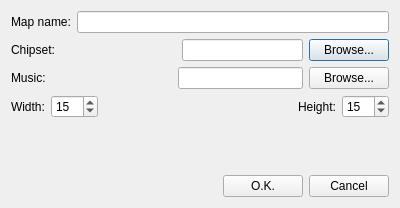
<?xml version="1.0" encoding="UTF-8"?>
<ui version="4.0">
 <class>NewMapDialog</class>
 <widget class="QDialog" name="NewMapDialog">
  <property name="geometry">
   <rect>
    <x>0</x>
    <y>0</y>
    <width>400</width>
    <height>208</height>
   </rect>
  </property>
  <property name="windowTitle">
   <string>New map dialog</string>
  </property>
  <layout class="QHBoxLayout" name="horizontalLayout">
   <item>
    <layout class="QVBoxLayout" name="verticalLayout">
     <item>
      <layout class="QHBoxLayout" name="horizontalLayout_2">
       <item>
        <widget class="QLabel" name="labelMapName">
         <property name="text">
          <string>Map name:</string>
         </property>
        </widget>
       </item>
       <item>
        <widget class="QLineEdit" name="lineEditMapName"/>
       </item>
      </layout>
     </item>
     <item>
      <layout class="QHBoxLayout" name="horizontalLayoutChipset">
       <item>
        <widget class="QLabel" name="labelChipset">
         <property name="text">
          <string>Chipset:</string>
         </property>
        </widget>
       </item>
       <item>
        <spacer name="horizontalSpacer_4">
         <property name="orientation">
          <enum>Qt::Horizontal</enum>
         </property>
         <property name="sizeHint" stdset="0">
          <size>
           <width>40</width>
           <height>20</height>
          </size>
         </property>
        </spacer>
       </item>
       <item>
        <widget class="QLineEdit" name="lineEditChipset"/>
       </item>
       <item>
        <widget class="QPushButton" name="pushButtonBrowseChipset">
         <property name="text">
          <string>Browse...</string>
         </property>
        </widget>
       </item>
      </layout>
     </item>
     <item>
      <layout class="QHBoxLayout" name="horizontalLayoutMusic">
       <item>
        <widget class="QLabel" name="labelMusic">
         <property name="text">
          <string>Music:</string>
         </property>
        </widget>
       </item>
       <item>
        <spacer name="horizontalSpacer_3">
         <property name="orientation">
          <enum>Qt::Horizontal</enum>
         </property>
         <property name="sizeHint" stdset="0">
          <size>
           <width>40</width>
           <height>20</height>
          </size>
         </property>
        </spacer>
       </item>
       <item>
        <widget class="QLineEdit" name="lineEditMusic"/>
       </item>
       <item>
        <widget class="QPushButton" name="pushButtonBrowseMusic">
         <property name="text">
          <string>Browse...</string>
         </property>
        </widget>
       </item>
      </layout>
     </item>
     <item>
      <layout class="QHBoxLayout" name="horizontalLayoutMapDimensions">
       <item>
        <widget class="QLabel" name="labelMapWidth">
         <property name="text">
          <string>Width:</string>
         </property>
        </widget>
       </item>
       <item>
        <widget class="QSpinBox" name="spinBoxMapWidth">
         <property name="minimum">
          <number>1</number>
         </property>
         <property name="maximum">
          <number>999</number>
         </property>
         <property name="value">
          <number>15</number>
         </property>
        </widget>
       </item>
       <item>
        <spacer name="horizontalSpacer_2">
         <property name="orientation">
          <enum>Qt::Horizontal</enum>
         </property>
         <property name="sizeHint" stdset="0">
          <size>
           <width>40</width>
           <height>20</height>
          </size>
         </property>
        </spacer>
       </item>
       <item>
        <widget class="QLabel" name="labelHeight">
         <property name="text">
          <string>Height:</string>
         </property>
        </widget>
       </item>
       <item>
        <widget class="QSpinBox" name="spinBoxMapHeight">
         <property name="minimum">
          <number>1</number>
         </property>
         <property name="maximum">
          <number>999</number>
         </property>
         <property name="value">
          <number>15</number>
         </property>
        </widget>
       </item>
      </layout>
     </item>
     <item>
      <spacer name="verticalSpacer">
       <property name="orientation">
        <enum>Qt::Vertical</enum>
       </property>
       <property name="sizeHint" stdset="0">
        <size>
         <width>20</width>
         <height>40</height>
        </size>
       </property>
      </spacer>
     </item>
     <item>
      <layout class="QHBoxLayout" name="horizontalLayoutDialogButtons">
       <item>
        <spacer name="horizontalSpacer">
         <property name="orientation">
          <enum>Qt::Horizontal</enum>
         </property>
         <property name="sizeHint" stdset="0">
          <size>
           <width>40</width>
           <height>20</height>
          </size>
         </property>
        </spacer>
       </item>
       <item>
        <widget class="QPushButton" name="pushButtonOK">
         <property name="text">
          <string>O.K.</string>
         </property>
        </widget>
       </item>
       <item>
        <widget class="QPushButton" name="pushButtonCancel">
         <property name="text">
          <string>Cancel</string>
         </property>
        </widget>
       </item>
      </layout>
     </item>
    </layout>
   </item>
  </layout>
 </widget>
 <resources/>
 <connections>
  <connection>
   <sender>pushButtonOK</sender>
   <signal>clicked()</signal>
   <receiver>NewMapDialog</receiver>
   <slot>accept()</slot>
   <hints>
    <hint type="sourcelabel">
     <x>272</x>
     <y>101</y>
    </hint>
    <hint type="destinationlabel">
     <x>226</x>
     <y>163</y>
    </hint>
   </hints>
  </connection>
  <connection>
   <sender>pushButtonCancel</sender>
   <signal>clicked()</signal>
   <receiver>NewMapDialog</receiver>
   <slot>reject()</slot>
   <hints>
    <hint type="sourcelabel">
     <x>341</x>
     <y>109</y>
    </hint>
    <hint type="destinationlabel">
     <x>292</x>
     <y>205</y>
    </hint>
   </hints>
  </connection>
 </connections>
</ui>
